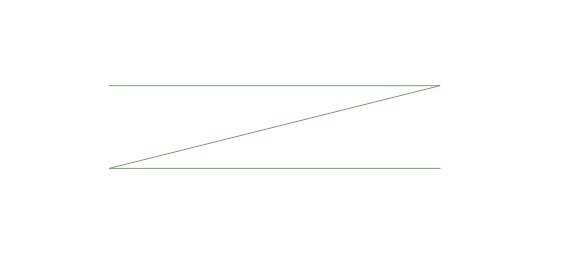

Recreate this plot in Python.
import shapefile														#Untuk mengambil data modul pada shapefile
w=shapefile.Writer()													#Untuk memasang fungsi writer
w.shapeType																#Untuk mengaktifkan type shape

w.field("kolom1","C")													#Untuk membuat kolom dengan menggunakan type data char
w.field("kolom2","C")

w.record("ngek","satu")													#Kolom yang dibuat akan diisikan Recordnya sesuai dengan kolom yang ada

w.poly(parts=[[[1,3],[5,3],[1,2],[5,2]]],shapeType=shapefile.POLYLINE)  #Membuat koordinat berbentuk polyline seperti huruf Z atau zigzag

w.save("soal7")															#Untuk menyimpan file menjadi file shp dengan nama file soal7.shp